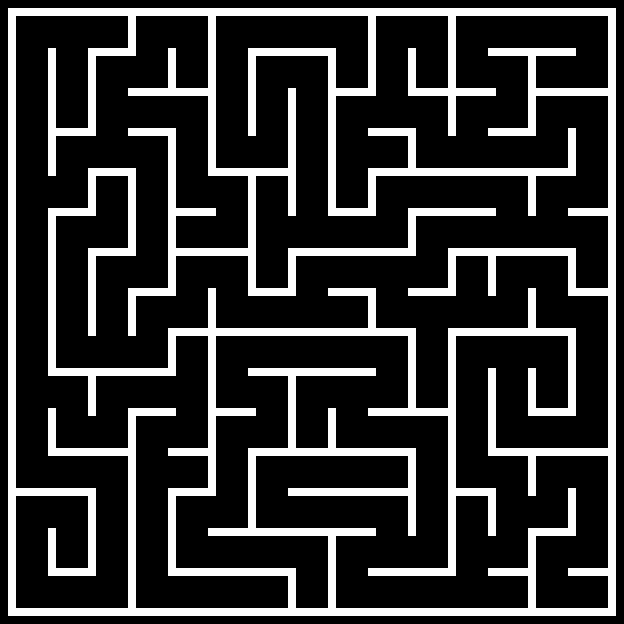

The image is a tile-based game level rendered from a .tmx file. Its description and source (layers, tilesets, objects; grid data summarised) follow:
An orthogonal 78x78 tile map with 8x8 px tiles, 1 tile layer (Background) and 116 objects (4x Painter, Player, Checkpoint).

<map version="1.10" tiledversion="1.10.2" orientation="orthogonal" renderorder="right-down" width="78" height="78" tilewidth="8" tileheight="8" infinite="0" nextlayerid="4" nextobjectid="124">
 <tileset firstgid="1" source="Mazeball.tsx" />
 <layer id="1" name="Background" width="78" height="78">
  <data>[6084 cells, 1280 non-empty, 1 distinct tile ids]</data>
 </layer>
 <objectgroup id="2" name="Spawnpoints">
  <object id="117" name="Player" type="Player" x="298" y="17.25" width="30" height="30" />
  <object id="118" name="Painter" type="Painter" x="57.25" y="95" width="30" height="30">
   <properties>
    <property name="colour" value="Red" />
   </properties>
  </object>
  <object id="119" name="Painter" type="Painter" x="538" y="57" width="30" height="30">
   <properties>
    <property name="colour" value="Green" />
   </properties>
  </object>
  <object id="120" name="Painter" type="Painter" x="57" y="536" width="30" height="30">
   <properties>
    <property name="colour" value="Yellow" />
   </properties>
  </object>
  <object id="121" name="Painter" type="Painter" x="375.75" y="457" width="30" height="30">
   <properties>
    <property name="colour" value="Blue" />
   </properties>
  </object>
  <object id="123" name="Checkpoint" type="Checkpoint" x="296.5" y="594.75">
   <polygon points="0,0 31.5,-0.25 31.25,14.25 0.25,14" />
  </object>
 </objectgroup>
 <objectgroup id="3" name="Walls">
  <object id="2" x="8.25" y="8.25">
   <polygon points="0,0 607.75,0.25 607.5,7.75 0,7.75" />
  </object>
  <object id="3" x="8.25" y="17.25">
   <polygon points="0,0 7.25,-0.25 7.25,590.75 -0.25,590.5" />
  </object>
  <object id="4" x="8" y="608.5">
   <polygon points="0,0 0.25,7.25 608,7.75 607.75,-0.5" />
  </object>
  <object id="5" x="608.25" y="607.25">
   <polygon points="0,0 7.75,-0.25 7,-590.75 0,-590.5" />
  </object>
  <object id="6" x="568.25" y="568.25">
   <polygon points="0,0 39.25,0 39.25,7.75 -0.25,7.5" />
  </object>
  <object id="7" x="528.25" y="528.75">
   <polygon points="0,0 47.25,-0.25 47.25,6.75 -0.25,7" />
  </object>
  <object id="8" x="528.5" y="536.75">
   <polygon points="0,0 7,-0.25 7.5,70.5 -0.5,70.75" />
  </object>
  <object id="9" x="568" y="488.75">
   <polygon points="0,0 7.5,-0.25 7.5,39.5 0.25,38.75" />
  </object>
  <object id="10" x="488.5" y="568.25">
   <polygon points="0,0 39,0.25 38.75,7.25 0.25,7.25" />
  </object>
  <object id="11" x="488.25" y="496">
   <polygon points="0,0 7.75,0.5 7.5,40.25 0,39.75" />
  </object>
  <object id="12" x="456.25" y="488.25">
   <polygon points="0,0 39.5,-0.25 39.25,7 0,7.25" />
  </object>
  <object id="13" x="448.25" y="567.75">
   <polygon points="0,0 7.5,0 7.75,-231.5 0,-231" />
  </object>
  <object id="14" x="528.5" y="495.75">
   <polygon points="0,0 7,-0.25 7.5,-39.75 -0.5,-39.5" />
  </object>
  <object id="15" x="368.5" y="568.25">
   <polygon points="0,0 87,0.25 87.5,7.25 -0.25,7.25" />
  </object>
  <object id="16" x="328.25" y="536.5">
   <polygon points="0,0 7.5,0 7.5,70.75 -0.25,70.75" />
  </object>
  <object id="17" x="408.75" y="535.25">
   <polygon points="0,0 7.25,0 7,-79 -0.5,-78.25" />
  </object>
  <object id="18" x="288" y="488.75">
   <polygon points="0,0 119.5,-0.25 119.5,7 0.25,7" />
  </object>
  <object id="19" x="288" y="576.25">
   <polygon points="0,0 7.25,0 7.25,31.5 0.25,31.5" />
  </object>
  <object id="20" x="208.5" y="528.75">
   <polygon points="0,0 167.5,0 167.5,6.75 0,6.5" />
  </object>
  <object id="21" x="248.5" y="527.5">
   <polygon points="0,0 7.5,-0.25 7.5,-71.5 -0.25,-71" />
  </object>
  <object id="22" x="168.25" y="568">
   <polygon points="0,0 127.25,0.5 126.75,8 0,7.5" />
  </object>
  <object id="23" x="168.25" y="566.75">
   <polygon points="0,0 7.5,0.25 7.5,-70.5 0,-70.75" />
  </object>
  <object id="24" x="168.25" y="488.5">
   <polygon points="0,0 47.25,0 47.5,7 -0.25,7" />
  </object>
  <object id="25" x="128.25" y="608">
   <polygon points="0,0 7.5,-0.25 7,-191.5 0.5,-191.5" />
  </object>
  <object id="27" x="16.25" y="488.25">
   <polygon points="0,0 79.5,0.5 79.75,7.75 0,7" />
  </object>
  <object id="28" x="48.5" y="528.5">
   <polygon points="0,0 7,0 7.75,39 -0.25,39.25" />
  </object>
  <object id="29" x="88.5" y="497">
   <polygon points="0,0 7.25,0 7,71 -0.25,70.75" />
  </object>
  <object id="30" x="48" y="568.25">
   <polygon points="0,0 47.75,0.25 47.25,7.75 0.25,7.5" />
  </object>
  <object id="32" x="48.25" y="408.5">
   <polygon points="0,0 7.75,0 7.5,39 -0.25,39.25" />
  </object>
  <object id="33" x="48" y="368">
   <polygon points="0,0 127.5,0 128.25,7.5 0.25,7.25" />
  </object>
  <object id="34" x="87.75" y="376.75">
   <polygon points="0,0 8.25,0 8.5,38.5 0.5,39" />
  </object>
  <object id="36" x="48.5" y="448">
   <polygon points="0,0 79.75,0.25 79.5,7.75 -0.25,7.5" />
  </object>
  <object id="37" x="128" y="408.5">
   <polygon points="0,0 48,-0.5 48,7 0.25,7.75" />
  </object>
  <object id="38" x="168" y="448.25">
   <polygon points="0,0 40,-0.5 39.75,7.25 0.5,7.25" />
  </object>
  <object id="39" x="208.25" y="487.25">
   <polygon points="0,0 7.5,0.25 7.25,-150.75 -0.25,-150.5" />
  </object>
  <object id="40" x="216" y="408.5">
   <polygon points="0,0 39.5,0 39.5,7.5 -0.25,7" />
  </object>
  <object id="41" x="248.5" y="448.5">
   <polygon points="0,0 167.5,0 167.25,7.25 0,8" />
  </object>
  <object id="42" x="328" y="447.5">
   <polygon points="0,0 7.75,-0.25 7.75,-39 0,-39.75" />
  </object>
  <object id="43" x="288.5" y="447.5">
   <polygon points="0,0 7.5,-0.25 7.25,-71 -0.25,-71" />
  </object>
  <object id="44" x="248.5" y="368.5">
   <polygon points="0,0 127.25,0 127.5,7 0,7" />
  </object>
  <object id="45" x="368.25" y="408">
   <polygon points="0,0 79.75,0.75 79.75,8 -0.25,8" />
  </object>
  <object id="46" x="408" y="407.25">
   <polygon points="0,0 8,0 7.75,-71 -0.25,-70.75" />
  </object>
  <object id="47" x="488.25" y="368.5">
   <polygon points="0,0 7.5,0 7.5,78.75 0.25,79" />
  </object>
  <object id="48" x="488.25" y="448">
   <polygon points="0,0 119.25,0.75 119,7.5 0.25,7.75" />
  </object>
  <object id="49" x="528.25" y="368.5">
   <polygon points="0,0 7.25,0 7.75,39 0.25,39.25" />
  </object>
  <object id="50" x="528.5" y="408.5">
   <polygon points="0,0 47.25,-0.25 47,7.25 -0.25,7.25" />
  </object>
  <object id="51" x="568.75" y="407.25">
   <polygon points="0,0 7,0.25 6.75,-71 -0.5,-70.75" />
  </object>
  <object id="52" x="568.5" y="288.75">
   <polygon points="0,0 39.75,-0.5 39.5,7 -0.25,7.25" />
  </object>
  <object id="53" x="528.25" y="289">
   <polygon points="0,0 7.5,0 7.75,38.5 0.25,38.5" />
  </object>
  <object id="54" x="448.25" y="328.5">
   <polygon points="0,0 127,0.25 127.25,7.75 -0.25,7.75" />
  </object>
  <object id="56" x="568.5" y="287.75">
   <polygon points="0,0 7,-0.25 7.25,-31.25 -0.25,-31.25" />
  </object>
  <object id="57" x="487.75" y="256.5">
   <polygon points="0,0 8.25,0 8.25,39.25 0.5,39" />
  </object>
  <object id="58" x="408.25" y="288.25">
   <polygon points="0,0 47.5,0.25 47.5,7.75 0,7.5" />
  </object>
  <object id="59" x="448" y="287.5">
   <polygon points="0,0 7.75,0.25 8,-31 0.5,-31.25" />
  </object>
  <object id="60" x="328.5" y="288.25">
   <polygon points="0,0 47.5,0.25 47.5,7.5 0,7.25" />
  </object>
  <object id="61" x="368.5" y="296.75">
   <polygon points="0,0 7.25,0 7.5,30.5 -0.75,30.75" />
  </object>
  <object id="62" x="168.5" y="328.25">
   <polygon points="0,0 247.25,0.5 247.25,7.75 -0.25,8" />
  </object>
  <object id="63" x="168" y="336.5">
   <polygon points="0,0 7.75,0.5 7.25,31.25 0.75,31" />
  </object>
  <object id="64" x="208" y="328">
   <polygon points="0,0 8,0.25 7.5,-39.5 -0.25,-39.25" />
  </object>
  <object id="65" x="248.25" y="295.75">
   <polygon points="0,0 48,-0.25 47.75,-7.25 0,-6.75" />
  </object>
  </objectgroup>
</map>
<!-- 50 of 116 objects omitted -->
